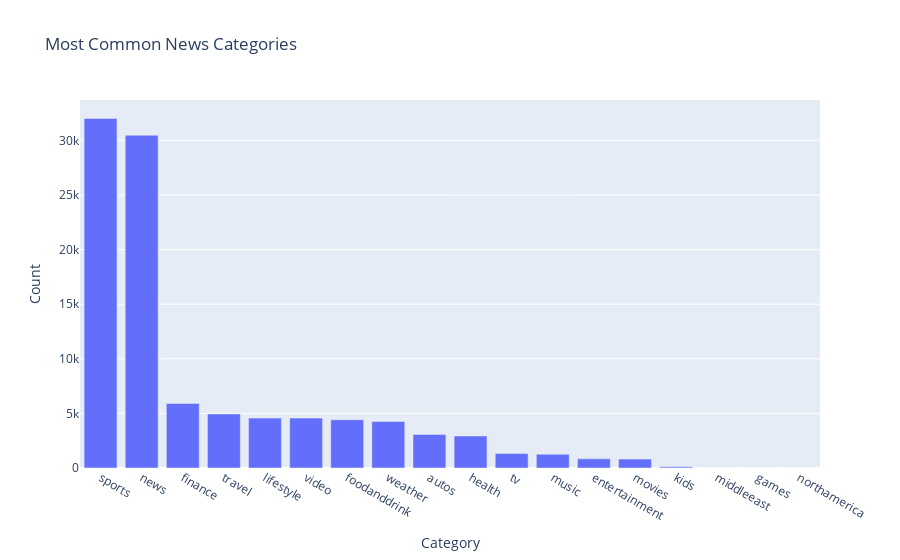

Notebook code cell kept with this figure:
### Markdown cell above
#### Categories & Subcategories

### Code cell
# Count occurrences of each category
category_counts = news_graph["category"].value_counts().reset_index()
category_counts.columns = ["category", "count"]

# Plot
fig = px.bar(category_counts, x="category", y="count", title="Most Common News Categories")

# Customize labels
fig.update_layout(xaxis_title="Category", yaxis_title="Count")

# Show plot
fig.show()

### Figure 1 — Plotly figure (JSON) as saved in the notebook; plotly's stock layout.template omitted (floating-point values rounded to 4 significant figures)
{"data": [{"alignmentgroup": "True", "hovertemplate": "category=%{x}<br>count=%{y}<extra></extra>", "legendgroup": "", "marker": {"color": "#636efa", "pattern": {"shape": ""}}, "name": "", "offsetgroup": "", "orientation": "v", "showlegend": false, "textposition": "auto", "type": "bar", "x": ["sports", "news", "finance", "travel", "lifestyle", "video", "foodanddrink", "weather", "autos", "health", "tv", "music", "entertainment", "movies", "kids", "middleeast", "games", "northamerica"], "xaxis": "x", "y": [32020, 30478, 5916, 4955, 4570, 4569, 4418, 4255, 3071, 2929, 1323, 1263, 837, 815, 104, 2, 1, 1], "yaxis": "y"}], "layout": {"barmode": "relative", "legend": {"tracegroupgap": 0}, "title": {"text": "Most Common News Categories"}, "xaxis": {"anchor": "y", "domain": [0, 1], "title": {"text": "Category"}}, "yaxis": {"anchor": "x", "domain": [0, 1], "title": {"text": "Count"}}}}
